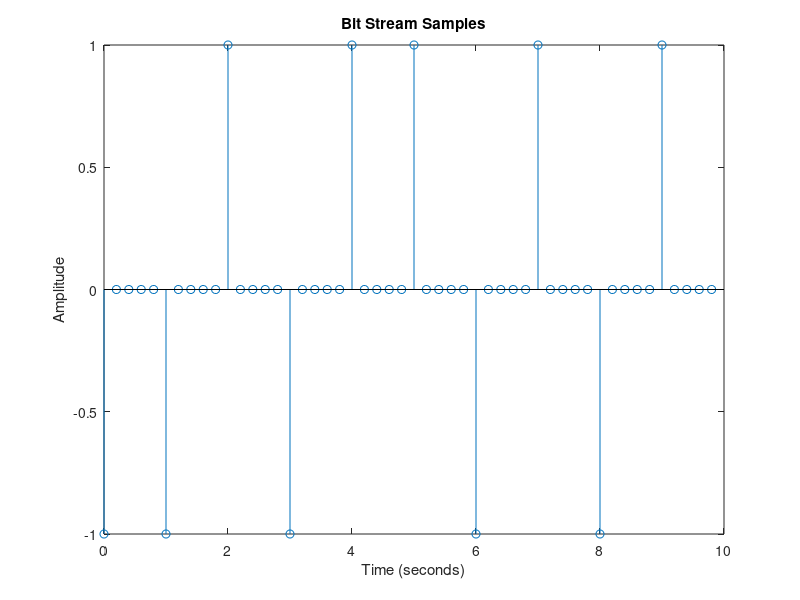
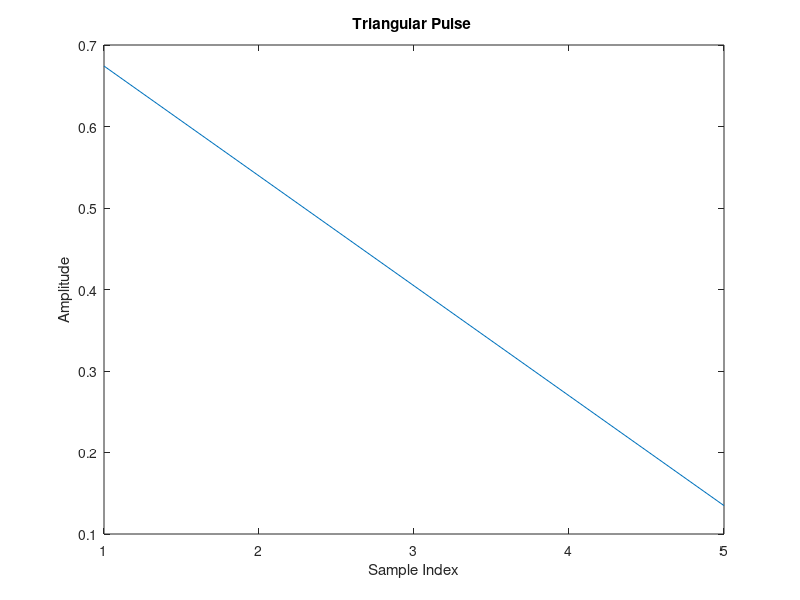
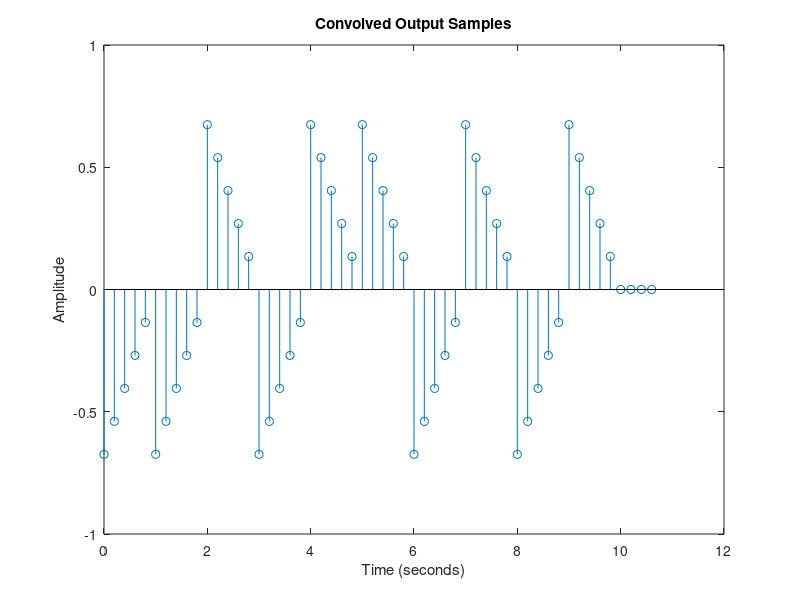
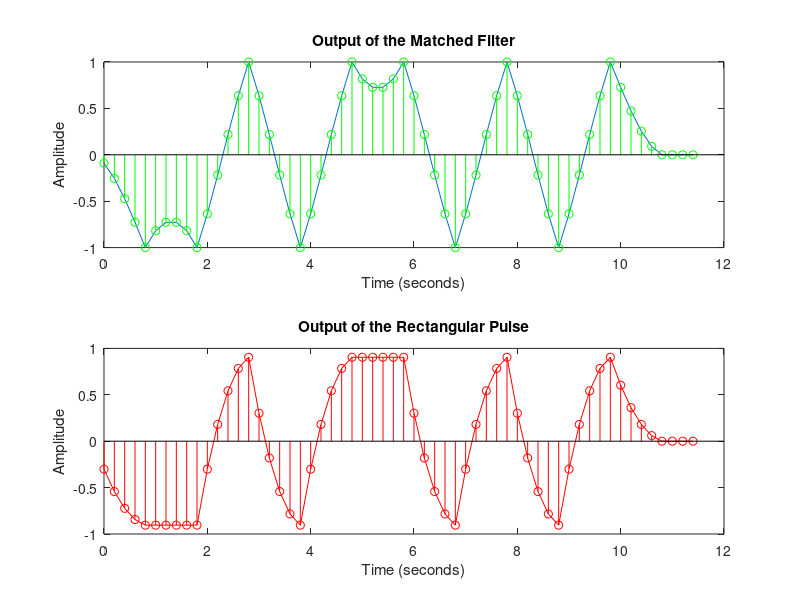

MATLAB code for these plots, in order:
%% Define a triangular pulse shaping function and Random bit stream generation
triangular_pulse = [5 4 3 2 1] / sqrt(55); % triangluar pulse to be convolved
                                           % with the bitstream.

% The pulse is normalized so that its energy is = 1,ensuring a fair 
% comparison of filter performance% 

bit_stream = randi([0, 1], 1, 10); %creates Random array of 10 bits, 
                                   % The input data to be transmitted.

Polar_NRZ_stream = 2*bit_stream - 1;   %convert bitstream into polar NRZ line code.
%% Upsampling the bit stream
upsampled_stream = upsample(Polar_NRZ_stream, 5); %Inserts 4 zeros between each bit, 
                                             % resulting in a sampling rate of
                                             % 5 samples per symbol.

% Ensures that each bit lasts 1 second, and sampling occurs every 200 ms.%
%% Define Time Reference for Bit Stream
signal_length = length(upsampled_stream); % Calculate the length of 
                                         % the upsampled signal.

% Define a time axis where each sample is equally spaced 200 ms apart.                                         
stream_time_reference = linspace(0, (signal_length - 1) * 0.2, signal_length);
%% Pulse Shaping (T.D convolution <-> F.D Multiplication)
convolved_stream = conv(upsampled_stream,triangular_pulse);
%% Define Time Reference for Convolved Signal
convolved_stream_length = length(convolved_stream);
convolved_time_reference = linspace(0, (convolved_stream_length - 1) * 0.2, convolved_stream_length);

%% Plot the Bit Stream, Pulse Shaping Function and the Convolved Signal
figure;
stem(stream_time_reference, upsampled_stream); % stem plot to visualize the upsampled bit stream.
xlabel('Time (seconds)');
ylabel('Amplitude');
title('Bit Stream Samples');

figure;
plot(triangular_pulse);
xlabel('Sample Index'); 
ylabel('Amplitude'); 
title('Triangular Pulse ');

figure;
stem(convolved_time_reference, convolved_stream); % stem plot to visualize the upsampled bit stream.
xlabel('Time (seconds)'); 
ylabel('Amplitude'); 
title('Convolved Output Samples');

%% Matched Filter implementation, as it maximizes the SNR at sampling instants.
matched_filter = fliplr(triangular_pulse); % generating the matched filter,
                                         % by time-reversing the pulse
matchedfilter_output = conv(convolved_stream, matched_filter);
matchedfilter_time_reference = linspace(0, (length(matchedfilter_output) - 1) * 0.2, length(matchedfilter_output));

%% Define Rect function and normalize it
rect = [1 1 1 1 1]/sqrt(5); % Normalizes rect pulse filter
rect_output = conv(convolved_stream, rect); %Convolve the received signal with the rect filter.
rect_time_reference = linspace(0, (length(rect_output) - 1) * 0.2, length(rect_output));

%% Requirement 1(a): Plot Matched Filter vs. Rectangular Filter 
figure;
subplot(2,1,1);
plot(matchedfilter_time_reference, matchedfilter_output);
hold on;
stem(matchedfilter_time_reference, matchedfilter_output, 'green');
xlabel('Time (seconds)');
ylabel('Amplitude');
title('Output of the Matched Filter');

subplot(2,1,2);
plot(rect_time_reference, rect_output, 'red');
hold on;
stem(rect_time_reference, rect_output, 'red');
xlabel('Time (seconds)');
ylabel('Amplitude'); 
title('Output of the Rectangular Pulse');



%% Correlator Implementation
correlator_output = zeros(1, length(convolved_stream)); % Preallocate output
for i = 1:5:length(convolved_stream)-4  % increments by 5 as there is 5 samples/symbol
    sum = 0;
    for j = 0:1:4 % iterates over the 5 samples
% Performs correlation by taking the dot product between the received
% signal and the pulse, Accumulates energy over one symbol duration
        sum = sum + convolved_stream(i+j) * triangular_pulse(j+1);
        correlator_output(i+j) = sum;
    end
end

correlator_time_reference = linspace(0, (length(correlator_output) - 1) * 0.2, length(correlator_output));
%% Plot Correlator vs. Matched Filter Output
figure;
subplot(2,1,1);
plot(correlator_time_reference, correlator_output, 'red');
hold on;
stem(correlator_time_reference, correlator_output, 'red');
hold on;
legend('Output of the correlator', 'Sampled output of the correlator');
xlabel('Time (seconds)'); 
ylabel('Amplitude'); 
title("Correlator's Output");

% Matched filter
subplot(2,1,2);
plot(matchedfilter_time_reference, matchedfilter_output, 'green');
hold on;
stem(matchedfilter_time_reference, matchedfilter_output, 'green');
xlabel('Time (seconds)'); 
ylabel('Amplitude'); 
legend('Output of the matched filter', 'Sampled output of the matched filter');
title("Matched Filter's Output");

%% Requirement 1(b): Plot Correlator vs. Matched Filter on the Same Plot
figure;
plot(matchedfilter_time_reference, matchedfilter_output, 'b'); % Matched filter in blue
hold on;
plot(correlator_time_reference, correlator_output, 'r'); % Correlator output in red
stem(matchedfilter_time_reference(1:5:end), matchedfilter_output(1:5:end), 'bo'); % Sampled points for Matched filter
stem(correlator_time_reference(1:5:end), correlator_output(1:5:end), 'ro'); % Sampled points for Correlator
xlabel('Time (seconds)'); 
ylabel('Amplitude'); 
legend('Matched Filter Output', 'Correlator Output', 'Sampled Matched Filter Output', 'Sampled Correlator Output');
title("Comparison of Matched Filter and Correlator Outputs");
